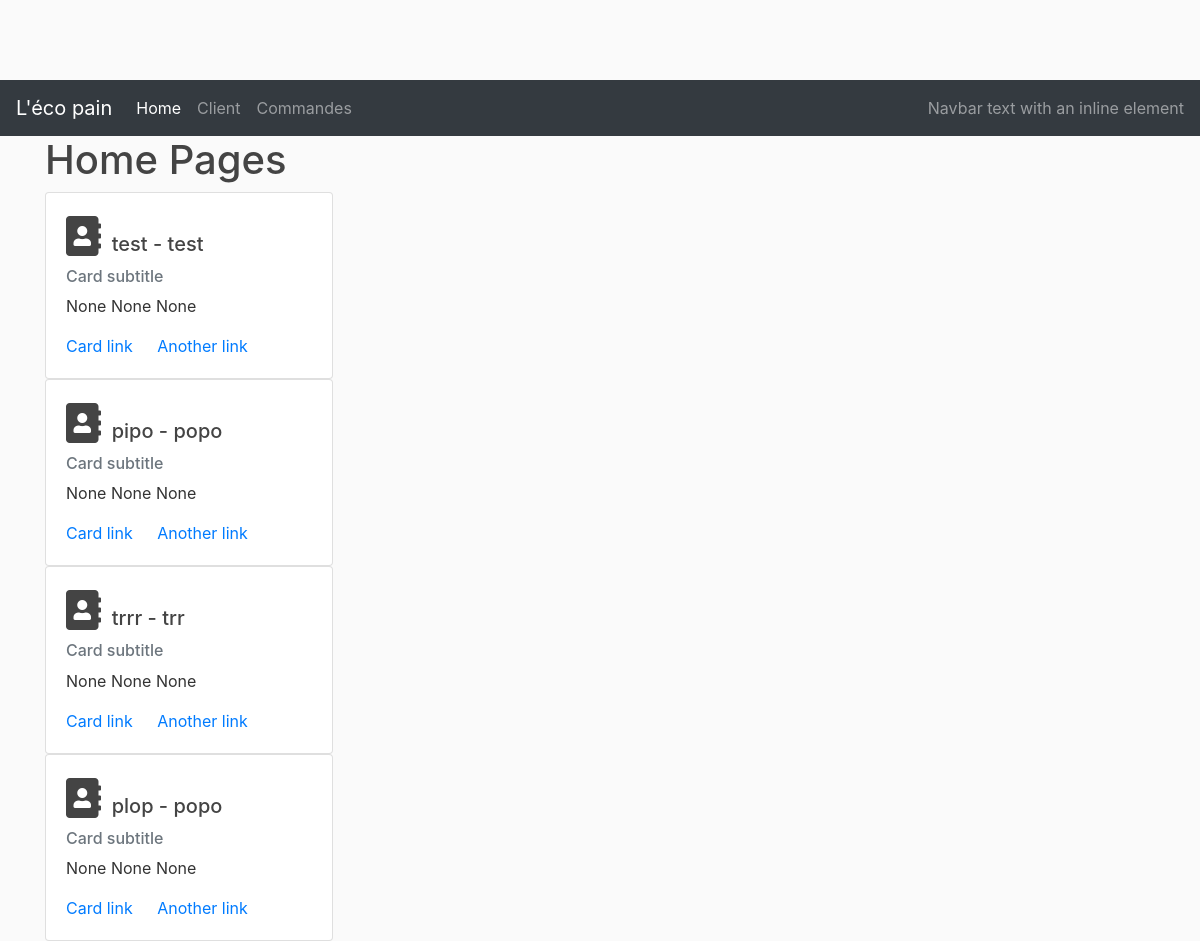
The page /home on the database its author committed.
### lecopain/models.py (models this page shows, shortened)
class Customer(db.Model):
    id =  db.Column(db.Integer, primary_key=True)
    firstname = db.Column(db.String(50), nullable=False)
    lastname = db.Column(db.String(50), nullable=False)
    address = db.Column(db.String(200))
    cp = db.Column(db.String(20))
    city = db.Column(db.String(50))
    email = db.Column(db.String(200), nullable=False)
    created_at = db.Column(db.DateTime, nullable=False, default=datetime.utcnow)
    orders = db.relationship('Order', backref='owner', lazy=True)

### lecopain/routes.py (the view)
@app.route("/")
@app.route("/home")
def index():
    customers = Customer.query.all()
    return render_template('index.html', customers=customers)

### lecopain/templates/index.html
{% extends "layout.html" %}
{% block content %}
<h1>Home Pages</h1>
    {% for customer in customers %}
    <div class="card" style="width: 18rem;">
        <div class="card-body">
            <h5 class="card-title">
                    <span style="font-size: 2em;">
                            <i class="fas fa-address-book "></i>
                    </span>
                    {{customer.firstname}} - {{customer.lastname}}</h5>
            <h6 class="card-subtitle mb-2 text-muted">Card subtitle</h6>
            <p class="card-text">{{ customer.address }} {{ customer.cp }} {{ customer.city }}</p>
            <a href="#" class="card-link">Card link</a>
            <a href="#" class="card-link">Another link</a>
        </div>
    </div>
    {% endfor %}
{% endblock %}

### lecopain/static/main.css (style rules this page uses)
body { background: #fafafa; color: #333333; margin-top: 5rem; }
h1, h2, h3, h4, h5, h6 { color:#444444; }

### rows shown on the page
Customer: firstname "test", lastname "test", address "None", cp "None", city "None"
Customer: firstname "pipo", lastname "popo", address "None", cp "None", city "None"
Customer: firstname "trrr", lastname "trr", address "None", cp "None", city "None"
Customer: firstname "plop", lastname "popo", address "None", cp "None", city "None"
